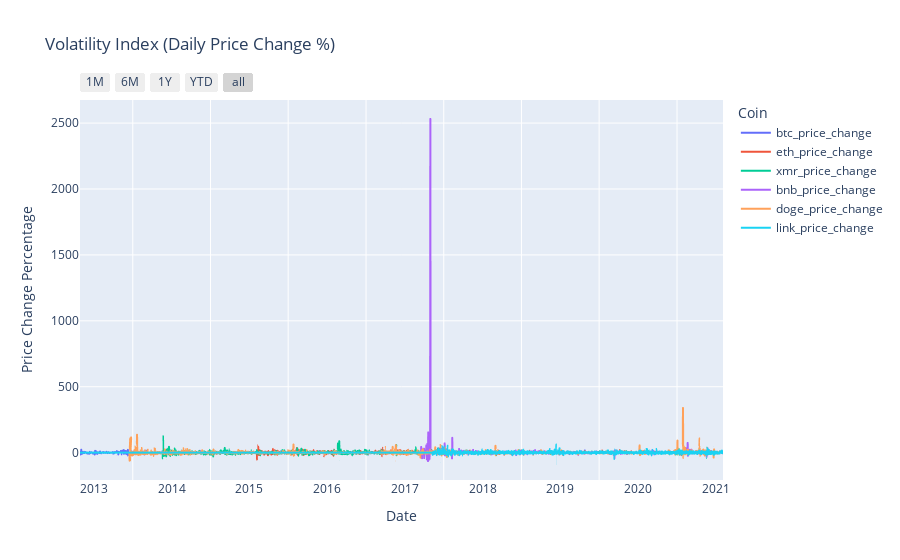

The notebook cell saved with this chart:
### Markdown cell above
## 4.3 Daily ROI Chart

### Code cell
col2=['btc_price_change', 'eth_price_change', 'xmr_price_change', 'bnb_price_change',
        'doge_price_change', 'link_price_change']
fig = px.line(df, x='date', y=col2,hover_data={"date": "|%B %d, %Y"},title='Volatility Index (Daily Price Change %)',labels={'date':"Date", 'variable' :"Coin" , 'value' :"Price Change Percentage"})
fig.update_xaxes(
    #tickformat="%b\n%Y",
    ticklabelmode="period",
    rangeslider_visible=False,
    rangeselector=dict(
        buttons=list([
            dict(count=1, label="1M", step="month", stepmode="backward"),
            dict(count=6, label="6M", step="month", stepmode="backward"),
            dict(count=1, label="1Y", step="year", stepmode="backward"),
            dict(count=1, label="YTD", step="year", stepmode="todate"),
            dict(step="all")
        ])
    )
)
fig.show()

### Figure 1 — Plotly figure (JSON) as saved in the notebook; plotly's stock layout.template omitted (floating-point values rounded to 4 significant figures; data arrays with more than 128 entries replaced by an {"elided": "..."} marker saying what was removed)
{"data": [{"hovertemplate": "Coin=btc_price_change<br>Date=%{x|%B %d, %Y}<br>Price Change Percentage=%{y}<extra></extra>", "legendgroup": "btc_price_change", "line": {"color": "#636efa", "dash": "solid"}, "mode": "lines", "name": "btc_price_change", "showlegend": true, "type": "scattergl", "x": {"elided": "3020 str values"}, "xaxis": "x", "y": {"elided": "3020 float values"}, "yaxis": "y"}, {"hovertemplate": "Coin=eth_price_change<br>Date=%{x|%B %d, %Y}<br>Price Change Percentage=%{y}<extra></extra>", "legendgroup": "eth_price_change", "line": {"color": "#EF553B", "dash": "solid"}, "mode": "lines", "name": "eth_price_change", "showlegend": true, "type": "scattergl", "x": {"elided": "3020 str values"}, "xaxis": "x", "y": {"elided": "3020 float values"}, "yaxis": "y"}, {"hovertemplate": "Coin=xmr_price_change<br>Date=%{x|%B %d, %Y}<br>Price Change Percentage=%{y}<extra></extra>", "legendgroup": "xmr_price_change", "line": {"color": "#00cc96", "dash": "solid"}, "mode": "lines", "name": "xmr_price_change", "showlegend": true, "type": "scattergl", "x": {"elided": "3020 str values"}, "xaxis": "x", "y": {"elided": "3020 float values"}, "yaxis": "y"}, {"hovertemplate": "Coin=bnb_price_change<br>Date=%{x|%B %d, %Y}<br>Price Change Percentage=%{y}<extra></extra>", "legendgroup": "bnb_price_change", "line": {"color": "#ab63fa", "dash": "solid"}, "mode": "lines", "name": "bnb_price_change", "showlegend": true, "type": "scattergl", "x": {"elided": "3020 str values"}, "xaxis": "x", "y": {"elided": "3020 float values"}, "yaxis": "y"}, {"hovertemplate": "Coin=doge_price_change<br>Date=%{x|%B %d, %Y}<br>Price Change Percentage=%{y}<extra></extra>", "legendgroup": "doge_price_change", "line": {"color": "#FFA15A", "dash": "solid"}, "mode": "lines", "name": "doge_price_change", "showlegend": true, "type": "scattergl", "x": {"elided": "3020 str values"}, "xaxis": "x", "y": {"elided": "3020 float values"}, "yaxis": "y"}, {"hovertemplate": "Coin=link_price_change<br>Date=%{x|%B %d, %Y}<br>Price Change Percentage=%{y}<extra></extra>", "legendgroup": "link_price_change", "line": {"color": "#19d3f3", "dash": "solid"}, "mode": "lines", "name": "link_price_change", "showlegend": true, "type": "scattergl", "x": {"elided": "3020 str values"}, "xaxis": "x", "y": {"elided": "3020 float values"}, "yaxis": "y"}], "layout": {"legend": {"title": {"text": "Coin"}, "tracegroupgap": 0}, "title": {"text": "Volatility Index (Daily Price Change %)"}, "xaxis": {"anchor": "y", "domain": [0, 1], "rangeselector": {"buttons": [{"count": 1, "label": "1M", "step": "month", "stepmode": "backward"}, {"count": 6, "label": "6M", "step": "month", "stepmode": "backward"}, {"count": 1, "label": "1Y", "step": "year", "stepmode": "backward"}, {"count": 1, "label": "YTD", "step": "year", "stepmode": "todate"}, {"step": "all"}]}, "rangeslider": {"visible": false}, "ticklabelmode": "period", "title": {"text": "Date"}}, "yaxis": {"anchor": "x", "domain": [0, 1], "title": {"text": "Price Change Percentage"}}}}
